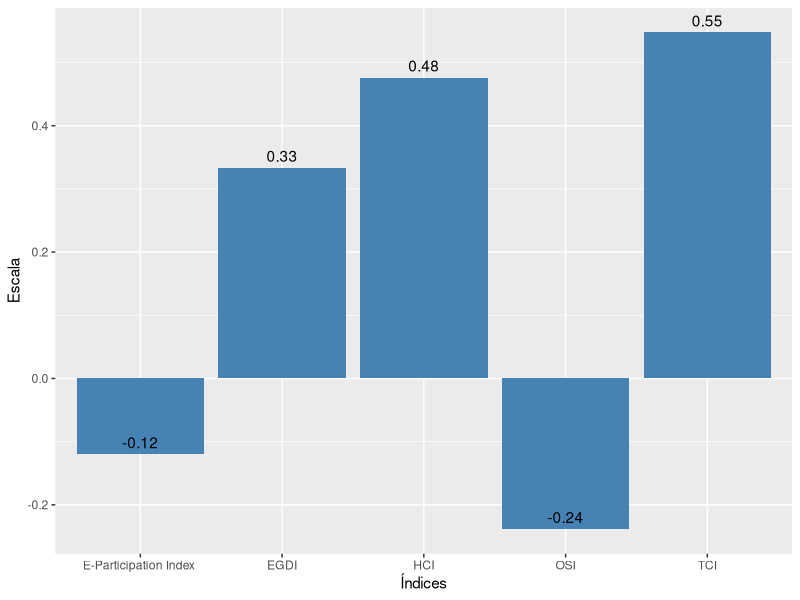

Source code (R):
library(tidyverse)
library(readxl)

egdi <- read.csv('EGOV_DATA_2024.csv') %>%
    arrange(Country.Name) %>%
    select(
            Country.Name,
            E.Government.Index,
            E.Participation.Index, 
            Online.Service.Index, 
            Human.Capital.Index, 
            Telecommunication.Infrastructure.Index
        )

gastos_publicos <- read_excel('imf_government_expenditure.xls') %>% 
    arrange(Country)

gastos_publicos <- gastos_publicos %>% 
    mutate(Country = case_when(
        Country == 'Vietnam' ~ 'Viet Nam',
        Country == 'Georgia' ~ 'Georgia (Country)',
        Country == 'China, People\'s Republic of' ~ 'China',
        Country == 'China, People\'s Republic of' ~ 'China',
        Country == 'Republic of Congo' ~ 'Congo',
        Country == 'Türkiye, Republic of' ~ 'Türkiye',
        Country == "Micronesia, Fed. States of" ~ "Micronesia (Federated States of)",
        Country == "United States" ~ "United States of America",
        Country == "United Kingdom" ~ "United Kingdom of Great Britain and Northern Ireland",
        Country == "Tanzania" ~ "United Republic of Tanzania",
        Country == "Slovak Republic" ~ "Slovakia",
        Country == "Moldova" ~ "Republic of Moldova",
        Country == "Kyrgyz Republic" ~ "Kyrgyzstan",
        Country == "Korea, Republic of" ~ "Republic of Korea",
        Country == "Iran" ~ "Iran (Islamic Republic of)",
        TRUE ~ Country
    ))

gastos_publicos <- gastos_publicos %>%
    filter(Country %in% egdi$Country.Name)

egdi <- egdi %>%
    filter(Country.Name %in% gastos_publicos$Country)

df <- data.frame(
    indices = c(
        'EGDI',
        'E-Participation Index ',
        'OSI',
        'HCI',
        'TCI'
    ),
    correlacoes = c(
        cor(gastos_publicos$Percentage, egdi$E.Government.Index, method = 'spearman'),
        cor(gastos_publicos$Percentage, egdi$E.Participation.Index, method = 'spearman'),
        cor(gastos_publicos$Percentage, egdi$Online.Service.Index, method = 'spearman'),
        cor(gastos_publicos$Percentage, egdi$Human.Capital.Index, method = 'spearman'),
        cor(gastos_publicos$Percentage, egdi$Telecommunication.Infrastructure.Index, method = 'spearman')
    )
)

my_plot = ggplot(df, aes(indices, correlacoes)) +
    geom_col(fill = "steelblue") +
    labs(
        x = 'Índices',
        y = 'Escala'
    ) +
    geom_text(
        aes(label = round(correlacoes, 2)), 
        vjust = -0.5
    )

ggsave(
    'C:/Users/lazar/Master-Dissertation/figuras/correlacao_egdi_gastospublicos.png', 
    dpi=300,
    width = 10,
    height = 6,
    units = "in"
)
